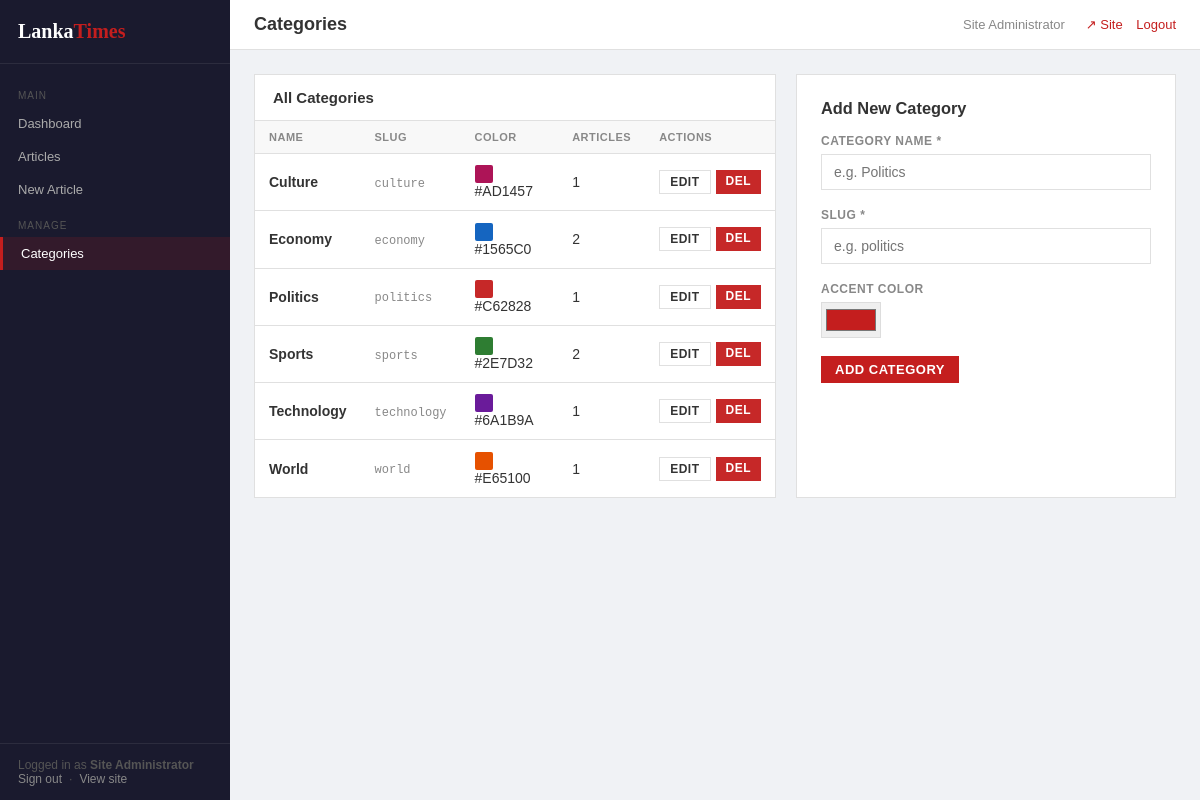
The app's page /admin/categories.php (signed in) with its own data.
### tables this page shows
CREATE TABLE IF NOT EXISTS categories (
    id INT AUTO_INCREMENT PRIMARY KEY,
    name VARCHAR(100) NOT NULL,
    slug VARCHAR(100) NOT NULL UNIQUE,
    color VARCHAR(7) DEFAULT '#D32F2F',
    created_at TIMESTAMP DEFAULT CURRENT_TIMESTAMP
);

### admin/categories.php (the view, shortened to what this page needs)
<?php
require_once 'auth.php';
$db = getDB();
$categories = $db->query("
    SELECT c.*, COUNT(a.id) as article_count
    FROM categories c LEFT JOIN articles a ON a.category_id = c.id AND a.status = 'published'
    GROUP BY c.id ORDER BY c.name
")->fetch_all(MYSQLI_ASSOC);
$edit_cat = null;
?>
<div style="display:grid;grid-template-columns:1fr 380px;gap:20px;">
    <div class="admin-table-wrap">
        <div class="admin-table-header"><h3>All Categories</h3></div>
        <table>
            <thead><tr><th>Name</th><th>Slug</th><th>Color</th><th>Articles</th><th>Actions</th></tr></thead>
            <tbody>
                <?php foreach ($categories as $cat): ?>
                <tr>
                    <td><strong><?= htmlspecialchars($cat['name']) ?></strong></td>
                    <td><code style="font-size:12px;color:#888;"><?= htmlspecialchars($cat['slug']) ?></code></td>
                    <td><span style="display:inline-block;width:18px;height:18px;background:<?= $cat['color'] ?>;vertical-align:middle;margin-right:6px;border-radius:2px;"></span><?= $cat['color'] ?></td>
                    <td><?= $cat['article_count'] ?></td>
                    <td>
                        <div class="action-btns">
                            <a href="?edit=<?= $cat['id'] ?>" class="btn btn-sm btn-outline">Edit</a>
                            <a href="?delete=<?= $cat['id'] ?>" class="btn btn-sm btn-danger" onclick="return confirm('Delete this category?')">Del</a>
                        </div>
                    </td>
                </tr>
                <?php endforeach; ?>
            </tbody>
        </table>
    </div>
    <div class="admin-form">
        <h3 style="margin-bottom:16px;"><?= $edit_cat ? 'Edit Category' : 'Add New Category' ?></h3>
        <form method="post">
            <div class="form-group">
                <label>Category Name *</label>
                <input type="text" name="name" required value="<?= htmlspecialchars($edit_cat['name'] ?? '') ?>" placeholder="e.g. Politics" id="cat-name" oninput="autoSlug()">
            </div>
            <div class="form-group">
                <label>Slug *</label>
                <input type="text" name="slug" id="cat-slug" required value="<?= htmlspecialchars($edit_cat['slug'] ?? '') ?>" placeholder="e.g. politics">
            </div>
            <div class="form-group">
                <label>Accent Color</label>
                <input type="color" name="color" value="<?= $edit_cat['color'] ?? '#C41E1E' ?>" style="width:60px;height:36px;padding:2px;border:1px solid #ddd;">
            </div>
            <div class="form-actions">
                <button type="submit" class="btn btn-primary"><?= $edit_cat ? 'Update' : 'Add Category' ?></button>
            </div>
        </form>
    </div>
</div>

### admin/admin.css (style rules this page uses)
*, *::before, *::after { box-sizing: border-box; margin: 0; padding: 0; }
:root { --primary: #1a1a2e; --accent: #C41E1E; --sidebar-w: 230px; --white: #fff; --bg: #f0f2f5; --border: #e0e0e0; --text: #333; --muted: #888; --font: 'Arial', sans-serif; }
body { font-family: var(--font); background: var(--bg); color: var(--text); font-size: 14px; }
a { color: inherit; text-decoration: none; }
.admin-table-wrap { background: var(--white); border: 1px solid var(--border); }
.admin-table-header { padding: 14px 18px; border-bottom: 1px solid var(--border); display: flex; justify-content: space-between; align-items: center; gap: 12px; }
.admin-table-header h3 { font-size: 15px; }
table { width: 100%; border-collapse: collapse; }
thead th { background: #f8f8f8; padding: 10px 14px; text-align: left; font-size: 11px; text-transform: uppercase; letter-spacing: 0.5px; color: var(--muted); border-bottom: 1px solid var(--border); white-space: nowrap; }
tbody td { padding: 11px 14px; border-bottom: 1px solid var(--border); vertical-align: middle; }
tbody tr:last-child td { border-bottom: none; }
.btn { display: inline-block; padding: 6px 14px; font-size: 13px; font-weight: bold; cursor: pointer; border: none; text-transform: uppercase; letter-spacing: 0.5px; }
.btn-primary { background: var(--accent); color: #fff; }
.btn-danger { background: #c62828; color: #fff; }
.btn-sm { padding: 4px 10px; font-size: 12px; }
.btn-outline { background: transparent; border: 1px solid var(--border); color: var(--text); }
.admin-form { background: var(--white); padding: 24px; border: 1px solid var(--border); }
.form-group { margin-bottom: 18px; }
.form-group label { display: block; font-size: 12px; font-weight: bold; text-transform: uppercase; letter-spacing: 0.5px; color: var(--muted); margin-bottom: 6px; }
.form-group input, .form-group textarea, .form-group select { width: 100%; border: 1px solid var(--border); padding: 9px 12px; font-size: 14px; font-family: var(--font); outline: none; }
.form-actions { display: flex; gap: 10px; margin-top: 10px; }
.action-btns { display: flex; gap: 5px; white-space: nowrap; }

### records on screen
categories: name "Culture", slug "culture", color "#AD1457", article_count "1"
categories: name "Economy", slug "economy", color "#1565C0", article_count "2"
categories: name "Politics", slug "politics", color "#C62828", article_count "1"
categories: name "Sports", slug "sports", color "#2E7D32", article_count "2"
categories: name "Technology", slug "technology", color "#6A1B9A", article_count "1"
categories: name "World", slug "world", color "#E65100", article_count "1"

### other values on screen
$name "Site Administrator"
$title "Categories"
